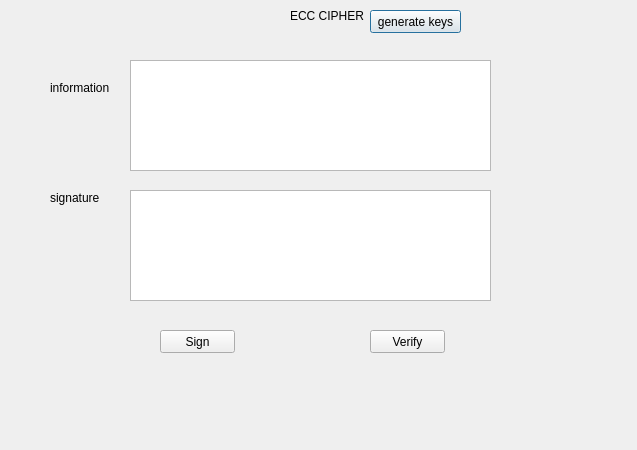
<?xml version="1.0" encoding="UTF-8"?>
<ui version="4.0">
 <class>Dialog</class>
 <widget class="QDialog" name="Dialog">
  <property name="geometry">
   <rect>
    <x>0</x>
    <y>0</y>
    <width>637</width>
    <height>450</height>
   </rect>
  </property>
  <property name="windowTitle">
   <string>Dialog</string>
  </property>
  <widget class="QLabel" name="label">
   <property name="geometry">
    <rect>
     <x>290</x>
     <y>0</y>
     <width>121</width>
     <height>31</height>
    </rect>
   </property>
   <property name="text">
    <string>ECC CIPHER</string>
   </property>
  </widget>
  <widget class="QPushButton" name="btn_generatekey">
   <property name="geometry">
    <rect>
     <x>370</x>
     <y>10</y>
     <width>91</width>
     <height>23</height>
    </rect>
   </property>
   <property name="text">
    <string>generate keys</string>
   </property>
  </widget>
  <widget class="QLabel" name="label_2">
   <property name="geometry">
    <rect>
     <x>50</x>
     <y>80</y>
     <width>61</width>
     <height>16</height>
    </rect>
   </property>
   <property name="text">
    <string>information </string>
   </property>
  </widget>
  <widget class="QLabel" name="label_3">
   <property name="geometry">
    <rect>
     <x>50</x>
     <y>190</y>
     <width>61</width>
     <height>16</height>
    </rect>
   </property>
   <property name="text">
    <string>signature</string>
   </property>
  </widget>
  <widget class="QPlainTextEdit" name="txt_information">
   <property name="geometry">
    <rect>
     <x>130</x>
     <y>60</y>
     <width>361</width>
     <height>111</height>
    </rect>
   </property>
  </widget>
  <widget class="QPlainTextEdit" name="txt_signature">
   <property name="geometry">
    <rect>
     <x>130</x>
     <y>190</y>
     <width>361</width>
     <height>111</height>
    </rect>
   </property>
  </widget>
  <widget class="QPushButton" name="btn_sign">
   <property name="geometry">
    <rect>
     <x>160</x>
     <y>330</y>
     <width>75</width>
     <height>23</height>
    </rect>
   </property>
   <property name="text">
    <string>Sign</string>
   </property>
  </widget>
  <widget class="QPushButton" name="btn_verify">
   <property name="geometry">
    <rect>
     <x>370</x>
     <y>330</y>
     <width>75</width>
     <height>23</height>
    </rect>
   </property>
   <property name="text">
    <string>Verify</string>
   </property>
  </widget>
 </widget>
 <resources/>
 <connections/>
</ui>
